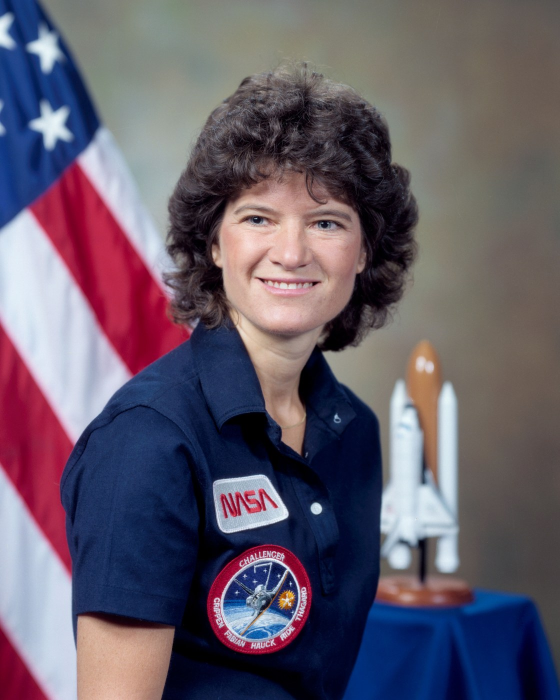
#> input picture assets/sample/sample-portrait.jpg, 1120 x 1400 px (shown at 1/2 size); its folder holds only this picture in this run
$ python -i lineart.py   (imports and definitions only)
#> lines starting #> are read from the running program, lines starting #| are printed output that depends on the picture
#> further down, picture is the input picture: shape (1400, 1120, 3); mean B, G, R 105.2, 90.8, 100.3
### mirobot_sketch/paths.py
"""
파일 위치 규칙 — 저장소에서 실행할 때와 설치(.exe/pip)해서 실행할 때를 모두 지원
===============================================================================
- 저장소 체크아웃에서 실행: 지금까지처럼 robot/drawing_config.json, LOG/runs/,
  out/cache/, input/ 을 그대로 사용합니다.
- pip 설치나 .exe로 실행: 사용자 폴더(Windows: %APPDATA%/MirobotSketch,
  그 외: ~/.mirobot-sketch)를 씁니다. 설정 파일이 없으면 패키지에 들어 있는
  기본 설정을 복사해 두므로, 사용자가 그 파일을 고쳐 포트·보정값을 바꿉니다.
- 환경 변수 MIROBOT_CONFIG로 설정 파일을 직접 지정할 수 있습니다.
"""

import os
import re
import shutil
import sys
from pathlib import Path

PACKAGE_DIR = Path(__file__).resolve().parent
DATA_DIR = PACKAGE_DIR / "data"          # 패키지에 함께 들어가는 기본 설정·아이콘
FROZEN = getattr(sys, "frozen", False)   # PyInstaller로 만든 .exe에서 실행 중인지


def repo_root():
    """저장소 체크아웃이면 그 루트, 아니면 None."""
    if FROZEN:
        return None
    root = PACKAGE_DIR.parent
    if (root / "robot" / "drawing_config.json").exists() and (root / "LOG").is_dir():
        return root
    return None


def user_dir():
    base = os.environ.get("APPDATA")
    d = Path(base) / "MirobotSketch" if base else Path.home() / ".mirobot-sketch"
    d.mkdir(parents=True, exist_ok=True)
    return d


# [12 lines left out: function config_path, not called in this run]


def runs_dir():
    root = repo_root()
    return root / "LOG" / "runs" if root else user_dir() / "runs"


def cache_dir():
    root = repo_root()
    return root / "out" / "cache" if root else user_dir() / "cache"


# [5 lines left out: function output_dir, not called in this run]


def input_dir():
    root = repo_root()
    return root / "input" if root and (root / "input").is_dir() else Path.home()


def trajectories_dir():
    root = repo_root()
    return root / "trajectories" if root else None


# 절대 경로: 드라이브 문자(C:\ 또는 C:/) 또는 이름 뒤에 다시 /가 오는 POSIX 경로(/tmp/a, /home/x/y, /mnt/c/z ...)
_ABS_PATH = re.compile(r"^(?:[A-Za-z]:[\\/]|/[A-Za-z0-9_.-]+/)")


# [35 lines left out: functions portable_path, scrub_paths, safe_console, not called in this run]


def asset(name):
    """아이콘 등 패키지 데이터 파일 경로."""
    return DATA_DIR / name

### mirobot_sketch/lineart.py
"""실사 사진을 선화로 바꿉니다. Informative Drawings (Chan, Durand, Isola, CVPR 2022).

로봇 경로는 만들지 않습니다. 나온 흑백 선화를 기존 어두운 선 단계가 획으로 추적합니다.
가중치(17 MB)는 저장소에 넣지 않고, 처음 쓸 때 이 프로젝트의 GitHub Releases에서 내려받아
SHA256을 확인한 뒤 캐시 폴더(paths.cache_dir()/models)에 둡니다.
원본: https://huggingface.co/rocca/informative-drawings-line-art-onnx (model.onnx)
"""

import hashlib
import os
import urllib.request

import cv2
import numpy as np

MODEL_NAME = "informative_drawings.onnx"
MODEL_URL = ("https://github.com/yoobinkim541/OSS-2026-Mirobot-Photo-Sketch/releases/download/"
             "models-v1/informative_drawings.onnx")
MODEL_SHA256 = "1fef40b8f7126d827e30fbebccf95ae9b0b391795df926bf9366a821bad4f498"
DOWNLOAD_TIMEOUT_S = 60
MAX_SIDE = 768
STRONG_INK = 165      # 이 이상 진한 점이 있는 선만 남기고 (잡결 제거)
WEAK_INK = 225        # 그 선을 따라 옅은 끝부분까지 이어 남김 (속눈썹·입술처럼 가는 선이 끊기지 않게)
HOLLOW_PX = 2.0       # 이보다 두꺼운 먹 덩어리(눈동자 등)는 속을 비워 테두리로 그림 (뼈대로 따면 짧은 토막이 되어 사라짐)

_session = None


class LineartUnavailable(RuntimeError):
    """선화 모델을 쓸 수 없음 (onnxruntime 없음, 내려받기 실패, 파일 손상)."""


def model_path():
    from . import paths
    return paths.cache_dir() / "models" / MODEL_NAME


def _sha256(path):
    h = hashlib.sha256()
    with open(path, "rb") as f:
        for block in iter(lambda: f.read(1 << 20), b""):
            h.update(block)
    return h.hexdigest()


def ensure_model(url=MODEL_URL, timeout=DOWNLOAD_TIMEOUT_S):
    """모델 파일 경로. 없으면 내려받고, 받은 파일의 SHA256이 다르면 버리고 LineartUnavailable."""
    path = model_path()
    if path.exists():
        return path
    path.parent.mkdir(parents=True, exist_ok=True)
    part = path.with_suffix(".part")
    try:
        with urllib.request.urlopen(url, timeout=timeout) as resp, open(part, "wb") as out:
            for block in iter(lambda: resp.read(1 << 20), b""):
                out.write(block)
        if _sha256(part) != MODEL_SHA256:
            raise LineartUnavailable("내려받은 선화 모델이 손상됐습니다 (SHA256 불일치).")
        os.replace(part, path)
    except OSError as e:          # 인터넷 없음, 시간 초과, 디스크 오류 (URLError도 OSError)
        raise LineartUnavailable(f"선화 모델을 내려받지 못했습니다: {e}") from None
    finally:
        if part.exists():
            part.unlink()
    return path


def _load():
    global _session
    if _session is None:
        try:
            import onnxruntime as ort
        except ImportError:
            raise LineartUnavailable("onnxruntime이 설치되어 있지 않습니다.") from None
        _session = ort.InferenceSession(str(ensure_model()), providers=["CPUExecutionProvider"])
    return _session


def line_drawing(bgr, max_side=MAX_SIDE):
    """BGR 사진을 흰 바탕의 어두운 선화(BGR)로. 입력과 같은 크기."""
#> called with max_side = 768
    h, w = bgr.shape[:2]
#> h = 1400; w = 1120
    scale = min(1.0, max_side / max(h, w))
#> scale = 0.549
    small = bgr if scale == 1.0 else cv2.resize(
        bgr, (max(1, round(w * scale)), max(1, round(h * scale))), interpolation=cv2.INTER_AREA)
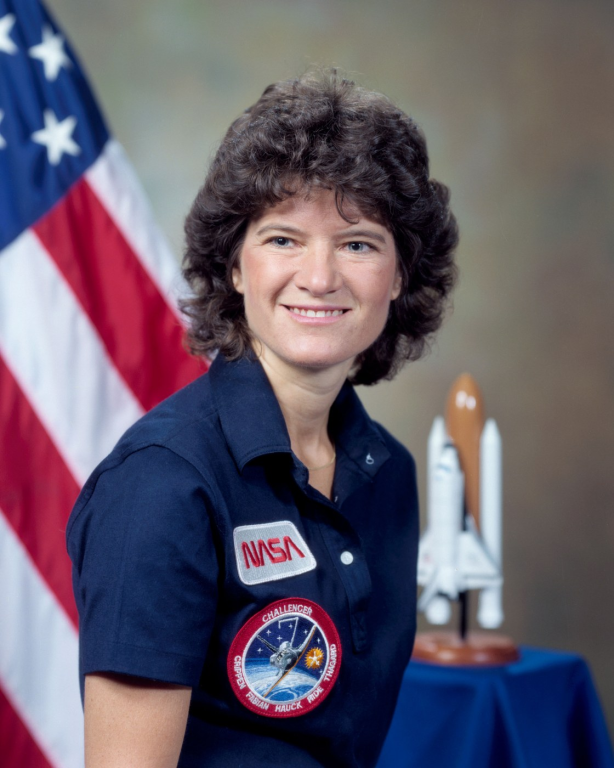
#> small: shape (768, 614, 3); mean B, G, R 105.2, 90.8, 100.3
    rgb = cv2.cvtColor(small, cv2.COLOR_BGR2RGB).astype(np.float32) / 255.0
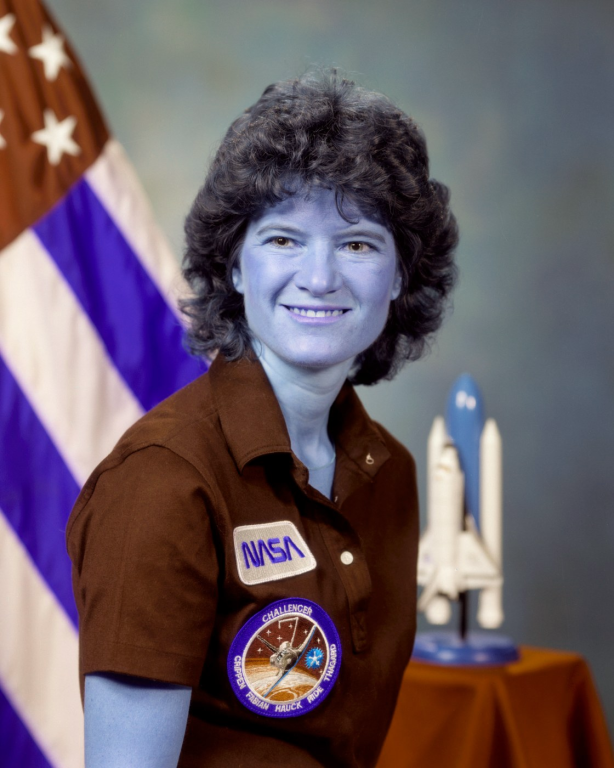
#> rgb: shape (768, 614, 3) float32; mean B, G, R 0.393, 0.357, 0.413
    tensor = np.transpose(rgb, (2, 0, 1))[None]
    out = _load().run(None, {"input": tensor})[0]
    art = np.asarray(out)[0]
    if art.ndim == 3:
        art = art[0] if art.shape[0] == 1 else art.mean(axis=0)
    art = np.clip(art, 0.0, 1.0)
    gray = (art * 255.0).astype(np.uint8)
    if float(gray.mean()) < 127.0:   # 모델은 검은 바탕에 흰 선을 냄
        gray = 255 - gray
    if gray.shape[:2] != (h, w):
        gray = cv2.resize(gray, (w, h), interpolation=cv2.INTER_CUBIC)
    return cv2.cvtColor(gray, cv2.COLOR_GRAY2BGR)


def hysteresis(gray, strong=STRONG_INK, weak=WEAK_INK):
    """옅은 선(weak 미만) 중 진한 점(strong 미만)과 이어진 덩어리만 남긴 이진 마스크 (0/255)."""
    weak_mask = (gray < weak).astype(np.uint8)
    _, labels = cv2.connectedComponents(weak_mask, connectivity=8)
    seeds = np.unique(labels[(gray < strong) & (weak_mask > 0)])
    return np.isin(labels, seeds[seeds > 0]).astype(np.uint8) * 255


def hollow(mask, keep_px=HOLLOW_PX):
    """두꺼운 덩어리의 속을 비움: 경계에서 keep_px 안쪽까지만 남김. 가는 선은 그대로."""
    inside = (cv2.distanceTransform((mask > 0).astype(np.uint8), cv2.DIST_L2, 3) > keep_px).astype(np.uint8)
    inside = cv2.morphologyEx(inside, cv2.MORPH_OPEN, np.ones((2, 2), np.uint8))
    out = mask.copy()
    out[inside > 0] = 0
    return out


def ink_mask(bgr):
    """(선화 BGR, 선 마스크) — 둘 다 입력과 같은 크기. 선화는 사진을 키우지 않고 긴 변 MAX_SIDE로 그린 것을 씀
    (키워 넣으면 니트 결 같은 잔선이 더 촘촘해져 펜으로 그리면 덩어리가 됨)."""
    art = line_drawing(bgr)
    return art, hollow(hysteresis(cv2.cvtColor(art, cv2.COLOR_BGR2GRAY)))

>>> import cv2
>>> picture = cv2.imread('../assets/sample/sample-portrait.jpg')
#> (the run stopped early here; a loop or call above may not have finished)
